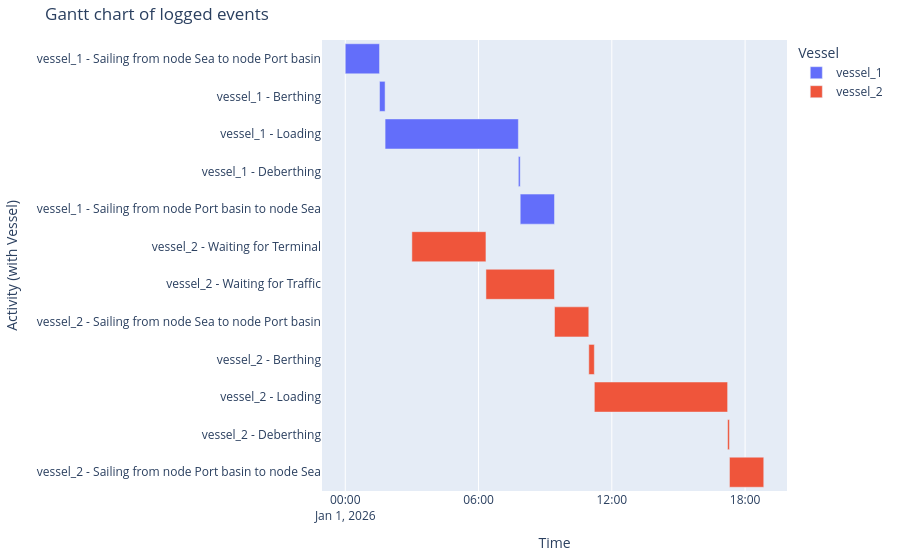

Here is the notebook cell this chart was saved with:
### Markdown cell above
###### Vessel processes
And the Gantt chart

### Code cell
df_eventtable = logbook2eventtable([vessel_1, vessel_2])
generate_vessel_gantt_chart(df_eventtable)

### Figure 1 — Plotly figure (JSON) as saved in the notebook; plotly's stock layout.template omitted (floating-point values rounded to 4 significant figures)
{"data": [{"base": ["2026-01-01T00:00:00.000000", "2026-01-01T01:32:36.000000", "2026-01-01T01:47:36.000000", "2026-01-01T07:47:36.000000", "2026-01-01T07:52:36.000000"], "hovertemplate": "object name=vessel_1<br>start time=%{base}<br>stop time=%{x}<br>activity label=%{y}<extra></extra>", "legendgroup": "vessel_1", "marker": {"color": "#636efa", "pattern": {"shape": ""}}, "name": "vessel_1", "orientation": "h", "showlegend": true, "textposition": "auto", "type": "bar", "x": [5556000, 900000, 21600000, 300000, 5555000], "xaxis": "x", "y": ["vessel_1 - Sailing from node Sea to node Port basin", "vessel_1 - Berthing", "vessel_1 - Loading", "vessel_1 - Deberthing", "vessel_1 - Sailing from node Port basin to node Sea"], "yaxis": "y"}, {"base": ["2026-01-01T03:00:00.000000", "2026-01-01T06:20:01.000000", "2026-01-01T09:25:12.000000", "2026-01-01T10:57:48.000000", "2026-01-01T11:12:48.000000", "2026-01-01T17:12:48.000000", "2026-01-01T17:17:48.000000"], "hovertemplate": "object name=vessel_2<br>start time=%{base}<br>stop time=%{x}<br>activity label=%{y}<extra></extra>", "legendgroup": "vessel_2", "marker": {"color": "#EF553B", "pattern": {"shape": ""}}, "name": "vessel_2", "orientation": "h", "showlegend": true, "textposition": "auto", "type": "bar", "x": [12001000, 11111000, 5556000, 900000, 21600000, 300000, 5555000], "xaxis": "x", "y": ["vessel_2 - Waiting for Terminal", "vessel_2 - Waiting for Traffic", "vessel_2 - Sailing from node Sea to node Port basin", "vessel_2 - Berthing", "vessel_2 - Loading", "vessel_2 - Deberthing", "vessel_2 - Sailing from node Port basin to node Sea"], "yaxis": "y"}], "layout": {"barmode": "overlay", "legend": {"title": {"text": "Vessel"}, "tracegroupgap": 0}, "margin": {"b": 20, "l": 20, "r": 20, "t": 40}, "title": {"text": "Gantt chart of logged events"}, "xaxis": {"anchor": "y", "domain": [0, 1], "title": {"text": "Time"}, "type": "date"}, "yaxis": {"anchor": "x", "autorange": "reversed", "domain": [0, 1], "title": {"text": "Activity (with Vessel)"}}}}
